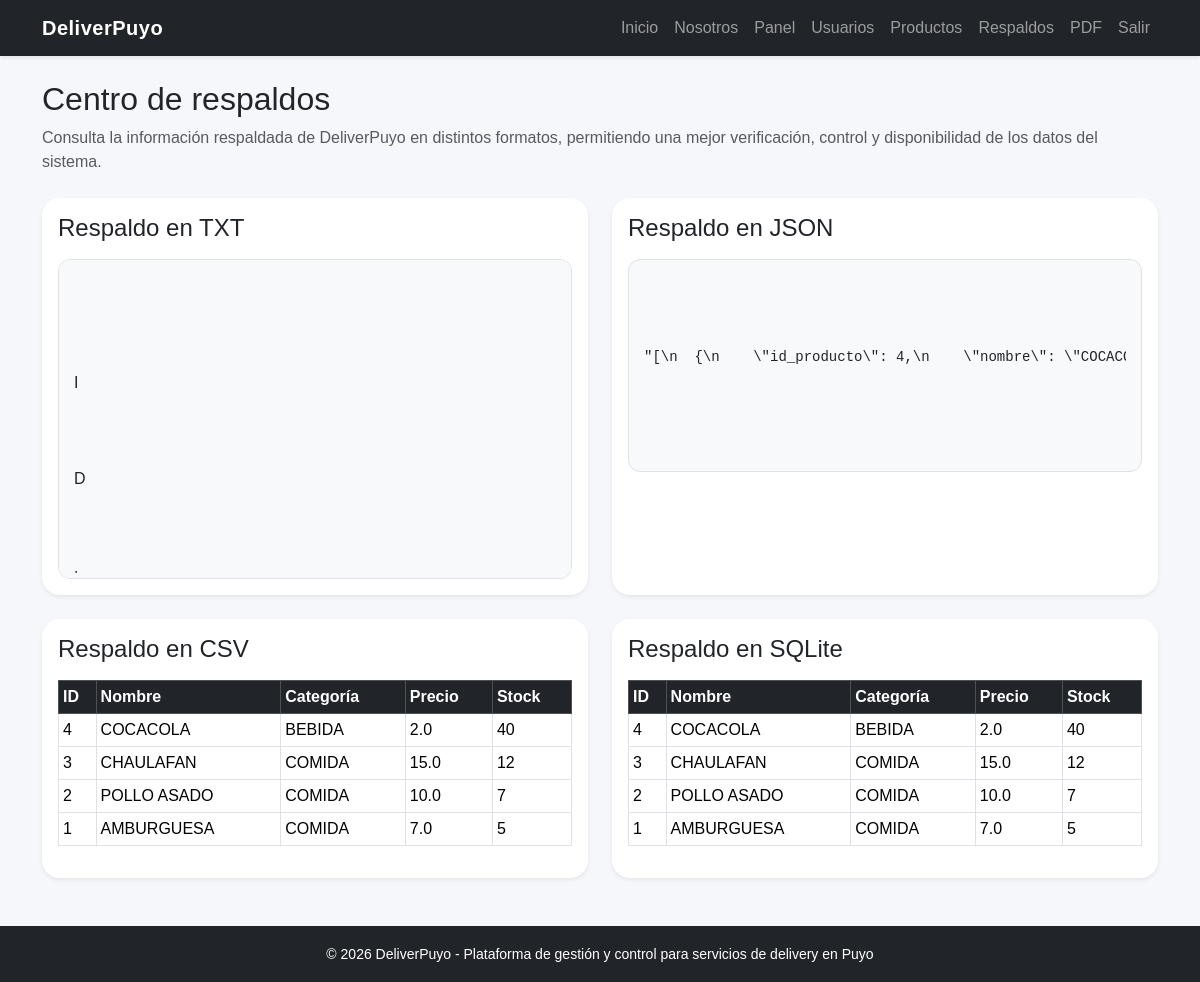
The app's page /datos (signed in) with its own data.
### proyecto_DeliveryPuyo/models/producto.py (models this page shows, shortened)
class Producto(db.Model):
    __tablename__ = "productos"
    id_producto = db.Column(db.Integer, primary_key=True, autoincrement=True)
    nombre = db.Column(db.String(120), nullable=False)
    categoria = db.Column(db.String(100), nullable=False)
    precio = db.Column(db.Numeric(10, 2), nullable=False, default=0)
    stock = db.Column(db.Integer, nullable=False, default=0)
    def to_dict(self):
        return {
            "id_producto": self.id_producto,
            "nombre": self.nombre,
            "categoria": self.categoria,
            "precio": float(self.precio),
            "stock": self.stock
        }

### proyecto_DeliveryPuyo/app.py (the view)
    @app.route("/datos")
    @login_required
    def datos():
        productos = obtener_productos()
        sincronizar_persistencia(productos)
        return render_template(
            "datos.html",
            datos_txt=leer_txt(),
            datos_json=leer_json(),
            datos_csv=leer_csv(),
            datos_sqlite=leer_sqlite()
        )

### proyecto_DeliveryPuyo/app.py (called while the page is built)
@login_manager.user_loader
def load_user(user_id):
    return obtener_usuario_por_id(user_id)

### proyecto_DeliveryPuyo/services/persistencia_service.py (called while the page is built, shortened)
def _producto_a_dict(producto):
    if hasattr(producto, "to_dict"):
        return producto.to_dict()

def init_local_files():
    RESPALDOS_DIR.mkdir(parents=True, exist_ok=True)
    if not TXT_FILE.exists():
        TXT_FILE.write_text("", encoding="utf-8")
    if not JSON_FILE.exists():
        JSON_FILE.write_text("[]", encoding="utf-8")
    conn = sqlite3.connect(SQLITE_FILE)
    cur = conn.cursor()
    cur.execute(
        '''
        CREATE TABLE IF NOT EXISTS productos (
            id_producto INTEGER PRIMARY KEY,
            nombre TEXT NOT NULL,
            categoria TEXT NOT NULL,
            precio REAL NOT NULL,
            stock INTEGER NOT NULL
        )
        '''
    )
    conn.commit()
    conn.close()

def leer_txt():
    init_local_files()
    return TXT_FILE.read_text(encoding="utf-8")

def leer_json():
    init_local_files()
    try:
        data = json.loads(JSON_FILE.read_text(encoding="utf-8"))
        return json.dumps(data, ensure_ascii=False, indent=2)
    except Exception:
        return "[]"

def leer_csv():
    init_local_files()
    with open(CSV_FILE, "r", newline="", encoding="utf-8") as f:
        return list(csv.DictReader(f))

def leer_sqlite():
    init_local_files()
    conn = sqlite3.connect(SQLITE_FILE)
    conn.row_factory = sqlite3.Row
    cur = conn.cursor()
    cur.execute("SELECT id_producto, nombre, categoria, precio, stock FROM productos ORDER BY id_producto DESC")
    rows = [dict(row) for row in cur.fetchall()]
    conn.close()
    return rows

### proyecto_DeliveryPuyo/services/producto_service.py (called while the page is built)
def obtener_productos():
    return Producto.query.order_by(Producto.id_producto.desc()).all()

### proyecto_DeliveryPuyo/services/usuario_service.py (called while the page is built)
def obtener_usuario_por_id(user_id):
    try:
        return db.session.get(Usuario, int(user_id))
    except Exception:
        return None

### proyecto_DeliveryPuyo/templates/datos.html (shortened to what this page needs)
{% extends 'base.html' %}
{% block content %}
<div class="mb-4">
    <h2 class="mb-2">Centro de respaldos</h2>
    <p class="text-muted">
        Consulta la información respaldada de DeliverPuyo en distintos formatos,
        permitiendo una mejor verificación, control y disponibilidad de los datos del sistema.
    </p>
</div>
<div class="row g-4">
    <div class="col-lg-6">
        <div class="card shadow-sm border-0 h-100">
            <div class="card-body">
                <h4 class="mb-3">Respaldo en TXT</h4>
                <div class="data-box">
                    {% if datos_txt %}
                        {% for linea in datos_txt %}
                            <div>{{ linea }}</div>
                        {% endfor %}
                    {% else %}
                        <div>No hay información disponible en este respaldo.</div>
                    {% endif %}
                </div>
            </div>
        </div>
    </div>
    <div class="col-lg-6">
        <div class="card shadow-sm border-0 h-100">
            <div class="card-body">
                <h4 class="mb-3">Respaldo en JSON</h4>
                <div class="data-box">
                    {% if datos_json %}
                        <pre>{{ datos_json | tojson(indent=4) }}</pre>
                    {% else %}
                        <div>No hay información disponible en este respaldo.</div>
                    {% endif %}
                </div>
            </div>
        </div>
    </div>
    <div class="col-lg-6">
        <div class="card shadow-sm border-0 h-100">
            <div class="card-body">
                <h4 class="mb-3">Respaldo en CSV</h4>
                <div class="table-responsive">
                    <table class="table table-bordered table-sm">
                        <thead class="table-dark">
                            <tr>
                                <th>ID</th>
                                <th>Nombre</th>
                                <th>Categoría</th>
                                <th>Precio</th>
                                <th>Stock</th>
                            </tr>
                        </thead>
                        <tbody>
                            {% for fila in datos_csv %}
                            <tr>
                                <td>{{ fila.id_producto }}</td>
                                <td>{{ fila.nombre }}</td>
                                <td>{{ fila.categoria }}</td>
                                <td>{{ fila.precio }}</td>
                                <td>{{ fila.stock }}</td>
                            </tr>
                            {% else %}
                            <tr>
                                <td colspan="5" class="text-center">No hay información disponible en este respaldo.</td>
                            </tr>
                            {% endfor %}
                        </tbody>
                    </table>
                </div>
            </div>
        </div>
    </div>
    <div class="col-lg-6">
        <div class="card shadow-sm border-0 h-100">
            <div class="card-body">
                <h4 class="mb-3">Respaldo en SQLite</h4>
                <div class="table-responsive">
                    <table class="table table-bordered table-sm">
                        <thead class="table-dark">
                            <tr>
                                <th>ID</th>
                                <th>Nombre</th>
                                <th>Categoría</th>
                                <th>Precio</th>
                                <th>Stock</th>
                            </tr>
                        </thead>
                        <tbody>
                            {% for producto in datos_sqlite %}
                            <tr>
                                <td>{{ producto.id_producto }}</td>
                                <td>{{ producto.nombre }}</td>
                                <td>{{ producto.categoria }}</td>
                                <td>{{ producto.precio }}</td>
                                <td>{{ producto.stock }}</td>
                            </tr>
                            {% else %}
                            <tr>
                                <td colspan="5" class="text-center">No hay información disponible en este respaldo.</td>
                            </tr>
                            {% endfor %}
                        </tbody>
                    </table>
                </div>
            </div>
        </div>
    </div>
</div>
{% endblock %}

### proyecto_DeliveryPuyo/static/css/style.css (style rules this page uses)
body { background-color: #f5f7fb; font-family: Arial, Helvetica, sans-serif; }
.card { border-radius: 18px; }
.table td, .table th { vertical-align: middle; }
.shadow-sm { box-shadow: 0 0.125rem 0.25rem rgba(0, 0, 0, 0.075) !important; }
.data-box { background: #f8f9fa; border: 1px solid #dee2e6; border-radius: 12px; padding: 15px; max-height: 320px; overflow-y: auto; white-space: pre-wrap; }

### records on screen
Producto: id_producto "4", nombre "COCACOLA", categoria "BEBIDA", precio "2.0", stock "40"
Producto: id_producto "3", nombre "CHAULAFAN", categoria "COMIDA", precio "15.0", stock "12"
Producto: id_producto "2", nombre "POLLO ASADO", categoria "COMIDA", precio "10.0", stock "7"
Producto: id_producto "1", nombre "AMBURGUESA", categoria "COMIDA", precio "7.0", stock "5"

### other values on screen
{{ linea }} "I" "D" ":"
{{ datos_json | tojson(indent=4) }} "\"[\\n {\\n \\\"id_producto\\\": 4,\\n \\\"nombre\\\":…"
